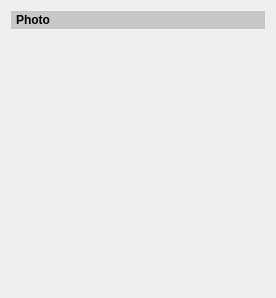
<?xml version="1.0" encoding="UTF-8"?>
<ui version="4.0">
 <class>PhotoDataSourceEditor</class>
 <widget class="QWidget" name="PhotoDataSourceEditor">
  <property name="geometry">
   <rect>
    <x>0</x>
    <y>0</y>
    <width>276</width>
    <height>298</height>
   </rect>
  </property>
  <property name="windowTitle">
   <string>Photo Data Source Editor</string>
  </property>
  <layout class="QGridLayout" name="gridLayout">
   <property name="verticalSpacing">
    <number>10</number>
   </property>
   <item row="1" column="0" colspan="2">
    <layout class="QVBoxLayout" name="vl_notification"/>
   </item>
   <item row="0" column="0" colspan="2">
    <widget class="QLabel" name="label_4">
     <property name="styleSheet">
      <string notr="true">padding: 2px; font-weight: bold; background-color: rgb(200, 200, 200);</string>
     </property>
     <property name="text">
      <string>Photo</string>
     </property>
    </widget>
   </item>
   <item row="3" column="1">
    <spacer name="verticalSpacer">
     <property name="orientation">
      <enum>Qt::Vertical</enum>
     </property>
     <property name="sizeHint" stdset="0">
      <size>
       <width>20</width>
       <height>118</height>
      </size>
     </property>
    </spacer>
   </item>
   <item row="2" column="0" colspan="2">
    <widget class="ReferencedTableEditor" name="ref_table" native="true"/>
   </item>
  </layout>
 </widget>
 <customwidgets>
  <customwidget>
   <class>ReferencedTableEditor</class>
   <extends>QWidget</extends>
   <header>.referenced_table_editor</header>
   <container>1</container>
  </customwidget>
 </customwidgets>
 <resources/>
 <connections/>
</ui>
